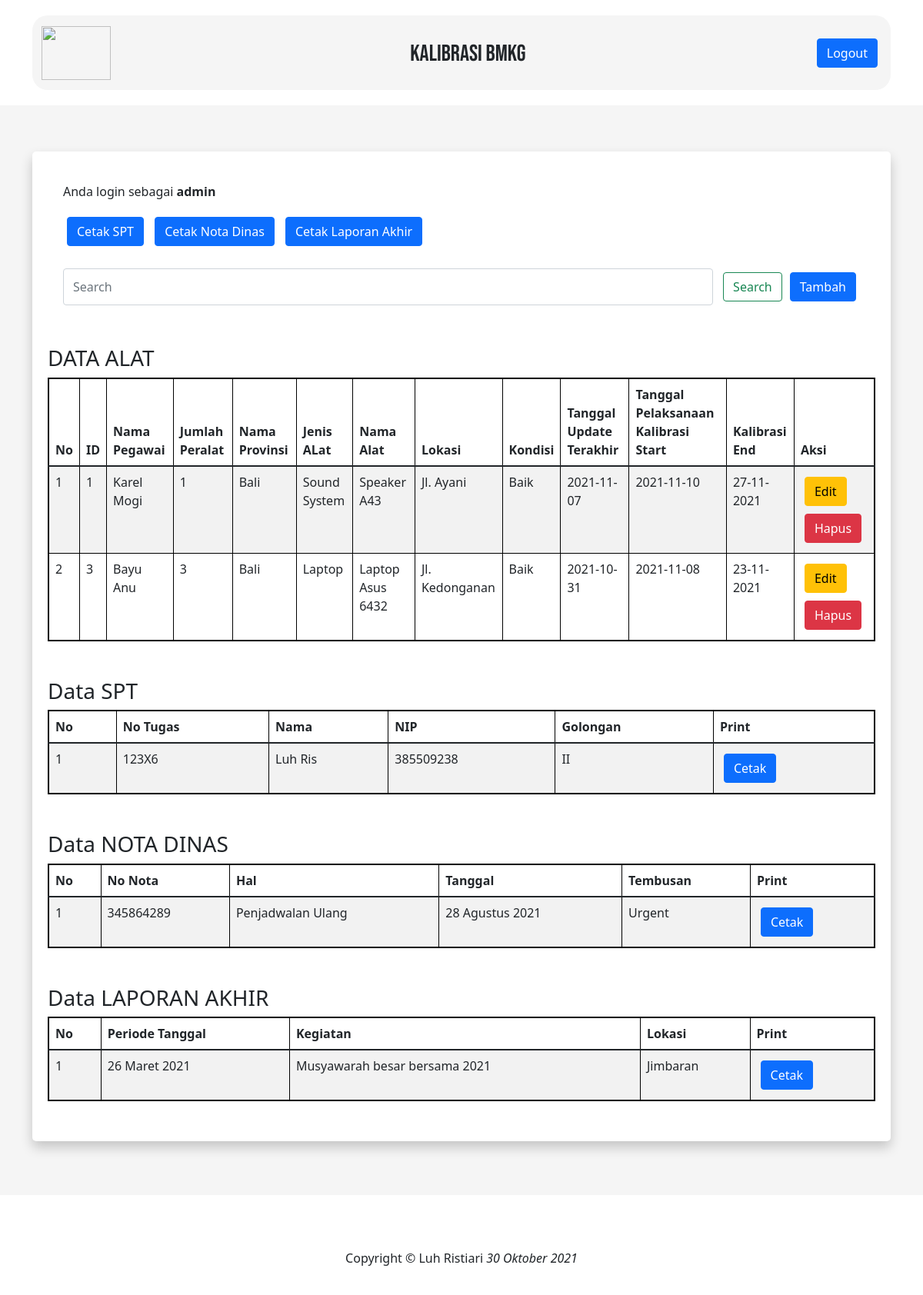
The page / (signed in) on the database its author committed.
### tables this page shows
CREATE TABLE `data_bmkg` (
  `id` int(11) NOT NULL,
  `pegawai` varchar(64) NOT NULL,
  `jumlah_peralatan` int(11) NOT NULL,
  `provinsi` varchar(64) NOT NULL,
  `jenis_alat` varchar(64) NOT NULL,
  `nama_alat` varchar(64) NOT NULL,
  `lokasi` varchar(64) NOT NULL,
  `kondisi` varchar(64) NOT NULL,
  `tanggal_update` date NOT NULL,
  `tanggal_pelaksanaan` date NOT NULL,
  `kalibrasi_end` varchar(64) NOT NULL
);

CREATE TABLE `spt` (
  `id` int(11) NOT NULL,
  `no-tugas` text NOT NULL,
  `nama` text NOT NULL,
  `nip` text NOT NULL,
  `gol` text NOT NULL,
  `jabatan-utama` text NOT NULL,
  `unit-kerja` text NOT NULL,
  `nama1` text NOT NULL,
  `nip1` text NOT NULL,
  `gol1` text NOT NULL,
  `jabatan1` text NOT NULL,
  `nama2` text NOT NULL,
  `nip2` text NOT NULL,
  `gol2` text NOT NULL,
  `jabatan2` text NOT NULL,
  `tugas` text NOT NULL,
  `lokasi` text NOT NULL,
  `lama` text NOT NULL,
  `tanggal-berangkat` text NOT NULL,
  `dana` text NOT NULL
);

CREATE TABLE `nota` (
  `id` int(11) NOT NULL,
  `nomor` text NOT NULL,
  `yth` text NOT NULL,
  `dari` text NOT NULL,
  `hal` text NOT NULL,
  `tanggal` text NOT NULL,
  `tembusan` text NOT NULL,
  `tugas` text NOT NULL,
  `lokasi` text NOT NULL,
  `selama` text NOT NULL,
  `tanggal-berangkat` text NOT NULL,
  `tanggal-kembali` text NOT NULL,
  `sumber-dana` text NOT NULL,
  `nama` text NOT NULL,
  `nip` text NOT NULL,
  `pangkat` text NOT NULL,
  `jabatan` text NOT NULL,
  `nama2` text NOT NULL,
  `nip2` text NOT NULL,
  `pangkat2` text NOT NULL,
  `jabatan2` text NOT NULL,
  `nama3` text NOT NULL,
  `nip3` text NOT NULL,
  `pangkat3` text NOT NULL,
  `jabatan3` text NOT NULL
);

CREATE TABLE `laporan` (
  `id` int(11) NOT NULL,
  `periode-tanggal` text NOT NULL,
  `judul-kegiatan` text NOT NULL,
  `pendahuluan` text NOT NULL,
  `pelaksana` text NOT NULL,
  `dasar-kegiatan` text NOT NULL,
  `lokasi` text NOT NULL,
  `lingkup-kegiatan` text NOT NULL,
  `hasil` text NOT NULL,
  `rekomendasi` text NOT NULL,
  `foto` text NOT NULL,
  `keterangan-foto` text NOT NULL
);

### index.php (the view, shortened to what this page needs)
<?php
$role = $_SESSION["role"];
require 'conn.php';
$result = mysqli_query($conn, "SELECT * FROM data_bmkg");
?>
<!doctype html>
<html lang="en">
  <head>
    <link href="https://cdn.jsdelivr.net/npm/bootstrap@5.1.3/dist/css/bootstrap.min.css" rel="stylesheet">
    <link href="src/style.css" rel="stylesheet">
  </head>
  <body>
  <?php require 'templates/navbar.php' ?>
<main>
    <div class="container">
        <div class="card">
        <div class="panel panel-default">
            <div class="panel-heading">
              <div class="mb-4">
              <p>Anda login sebagai <b><?= $_SESSION["role"] ?></b></p>
              <div class="my-3">
                <?php if($role == "admin") : ?>
                <a href="spt.php" type="button" class="btn btn-primary">Cetak SPT</a>
                <a href="nota-dinas.php" type="button" class="btn btn-primary">Cetak Nota Dinas</a>
                <a href="laporan-akhir.php" type="button" class="btn btn-primary">Cetak Laporan Akhir</a>
                <?php elseif ($role == "lab") : ?>
                <a href="nota-dinas.php" type="button" class="btn btn-primary">Cetak Nota Dinas</a>
                <?php elseif ($role == "tu") : ?>
                <a href="spt.php" type="button" class="btn btn-primary">Cetak SPT</a>
                <a href="laporan-akhir.php" type="button" class="btn btn-primary">Cetak Laporan Akhir</a>
                <?php endif; ?>
              </div>
              </div>
                <div class="my-3">
                  <form class="d-flex" method="post">
                      <input name="keyword" class="form-control me-2" type="search" placeholder="Search" aria-label="Search">
                      <button name="search" class="btn btn-outline-success" type="submit">Search</button>
                      <a href="tambah.php" type="button" class="btn btn-primary">Tambah</a>
                  </form>
                </div>
            </div>
        </div>
        <div class="table-responsive my-3">
          <h3>DATA ALAT</h3>
          <table class="table table-bordered table-hover table-striped">
            <thead>
                <tr>
                    <th>No</th>
                    <th>ID</th>
                    <th>Nama Pegawai</th>
                    <th>Jumlah Peralat</th>
                    <th>Nama Provinsi</th>
                    <th>Jenis ALat</th>
                    <th>Nama Alat</th>
                    <th>Lokasi</th>
                    <th>Kondisi</th>
                    <th>Tanggal Update Terakhir</th>
                    <th>Tanggal Pelaksanaan Kalibrasi Start</th>
                    <th>Kalibrasi End</th>
                    <th>Aksi</th>
                </tr>
            </thead>
            <tbody>
            <?php $i = 1; ?>
            <?php foreach ($result as $data) : ?>
              <tr>
                <td><?= $i++; ?></td>
                <td><?= nl2br($data["id"]) ?></td>
                <td><?= nl2br($data["pegawai"]) ?></td>
                <td><?= nl2br($data["jumlah_peralatan"]) ?></td>
                <td><?= nl2br($data["provinsi"]) ?></td>
                <td><?= nl2br($data["jenis_alat"]) ?></td>
                <td><?= nl2br($data["nama_alat"]) ?></td>
                <td><?= nl2br($data["lokasi"]) ?></td>
                <td><?= nl2br($data["kondisi"]) ?></td>
                <td><?= nl2br($data["tanggal_update"]) ?></td>
                <td><?= nl2br($data["tanggal_pelaksanaan"]) ?></td>
                <td><?= nl2br($data["kalibrasi_end"]) ?></td>
                <td>
                  <a href="edit.php?id=<?= $data['id'] ?>" type="button" class="btn btn-warning">Edit</a>
                  <a href="hapus.php?id=<?= $data['id'] ?>" type="button" class="btn btn-danger">Hapus</a>
                </td>
              </tr>
            <?php endforeach; ?>
            </tbody>
          </table>
        </div>
        <?php if($_SESSION['role'] == "admin") :  ?>
          <div class="my-3 table-responsive">
            <h3>Data SPT</h3>
            <table class="table table-bordered table-hover table-striped">
              <thead>
                  <tr>
                      <th>No</th>
                      <th>No Tugas</th>
                      <th>Nama</th>
                      <th>NIP</th>
                      <th>Golongan</th>
                      <th>Print</th>
                  </tr>
              </thead>
              <tbody>
              <?php
              $i = 1;
              $spt = mysqli_query($conn, "SELECT * FROM spt");
              ?>
              <?php foreach ($spt as $data) : ?>
                <tr>
                  <td><?= $i++; ?></td>
                  <td><?= nl2br($data["no-tugas"]) ?></td>
                  <td><?= nl2br($data["nama"]) ?></td>
                  <td><?= nl2br($data["nip"]) ?></td>
                  <td><?= nl2br($data["gol"]) ?></td>
                  <td>
                    <form action="print.php" method="post">
                      <button class="btn btn-primary" type="submit" name="cetak-spt">Cetak</button>
                    </form>
                  </td>
                </tr>
              <?php endforeach; ?>
              </tbody>
              </table>
          </div>
          <div class="my-3 table-responsive">
            <h3>Data NOTA DINAS</h3>
            <table class="table table-bordered table-hover table-striped">
              <thead>
                  <tr>
                      <th>No</th>
                      <th>No Nota</th>
                      <th>Hal</th>
                      <th>Tanggal</th>
                      <th>Tembusan</th>
                      <th>Print</th>
                  </tr>
              </thead>
              <tbody>
              <?php
              $i = 1;
              $nota = mysqli_query($conn, "SELECT * FROM nota");
              ?>
              <?php foreach ($nota as $data) : ?>
                <tr>
                  <td><?= $i++; ?></td>
                  <td><?= nl2br($data["nomor"]) ?></td>
                  <td><?= nl2br($data["hal"]) ?></td>
                  <td><?= nl2br($data["tanggal"]) ?></td>
                  <td><?= nl2br($data["tembusan"]) ?></td>
                  <td>
                    <form action="print.php" method="post">
                      <button class="btn btn-primary" type="submit" name="cetak-nota">Cetak</button>
                    </form>
                  </td>
                </tr>
              <?php endforeach; ?>
              </tbody>
              </table>
          </div>
          <div class="my-3 table-responsive">
            <h3>Data LAPORAN AKHIR</h3>
            <table class="table table-bordered table-hover table-striped">
              <thead>
                <tr>
                  <th>No</th>
                  <th>Periode Tanggal</th>
                  <th>Kegiatan</th>
                  <th>Lokasi</th>
                  <th>Print</th>
                </tr>
              </thead>
              <tbody>
                <?php
                $i = 1;
                $laporan = mysqli_query($conn, "SELECT * FROM laporan");
                ?>
                <?php foreach ($laporan as $data) : ?>
                <tr>
                  <td><?= $i++; ?></td>
                  <td><?= nl2br($data["periode-tanggal"]) ?></td>
                  <td><?= nl2br($data["judul-kegiatan"]) ?></td>
                  <td><?= nl2br($data["lokasi"]) ?></td>
                  <td>
                    <form action="print.php" method="post">
                      <button class="btn btn-primary" type="submit" name="cetak-laporan">Cetak</button>
                    </form>
                  </td>
                </tr>
                <?php endforeach; ?>
              </tbody>
            </table>
          </div>
        <?php endif; ?>
    </div>
</div>
</main>
<?php require 'templates/footer.php' ?>
  </body>
</html>

### templates/navbar.php
<div class="container">
  <nav class="navbar nav">
    <div class="container">
      <a class="navbar-brand" href="index.php">
        <img src="https://i.ibb.co/2jdyRKg/logo.png" alt="" width="90" height="70">
      </a>
      <p>Kalibrasi BMKG</p>
      <a href="logout.php" type="button" class="btn btn-primary">Logout</a>
    </div>
  </nav>
</div>

### templates/footer.php
<footer class="footer-wrapper">
    <p>Copyright &copy; Luh Ristiari <em class="pull-right">30 Oktober 2021</em></p>
</footer>

### src/style.css (style rules this page uses)
html, body { height: 100%; }
.nav { display: -ms-flexbox; display: flex; -ms-flex-align: center; background-color: white; background-color: #f5f5f5; border-radius: 20px; margin-top: 20px; margin-bottom: 20px; }
nav p { font-size: 30px; text-align: center; margin-top: 20px; font-family: 'Bebas Neue', cursive; }
main { display: -ms-flexbox; display: flex; -ms-flex-align: center; align-items: center; padding-top: 40px; padding-bottom: 40px; background-color: #f5f5f5; }
.card { box-shadow: 0 8px 16px 0 rgba(0, 0, 0, 0.2); border-radius: 5px; padding: 20px; margin-top: 20px; margin-bottom: 30px; background-color: white; border: 2px; }
.table { border: 2px solid black; width: 100%; }
.panel-heading { padding: 20px; }
.btn { margin: 5px; }
footer { background: white; margin-top: 50px; padding: 20px; }
footer p { text-align: center; }
.table-responsive { word-wrap: break-word; overflow-wrap: break-word; width: 100%; }
table td { padding: 0px 10px; word-wrap: break-word; overflow-wrap: break-word; vertical-align: top; }

### rows shown on the page
data_bmkg: id "1", pegawai "Karel Mogi", jumlah_peralatan "1", provinsi "Bali", jenis_alat "Sound System", nama_alat "Speaker A43", lokasi "Jl. Ayani", kondisi "Baik", tanggal_update "2021-11-07", tanggal_pelaksanaan "2021-11-10", kalibrasi_end "27-11-2021"
data_bmkg: id "3", pegawai "Bayu Anu", jumlah_peralatan "3", provinsi "Bali", jenis_alat "Laptop", nama_alat "Laptop Asus 6432", lokasi "Jl. Kedonganan", kondisi "Baik", tanggal_update "2021-10-31", tanggal_pelaksanaan "2021-11-08", kalibrasi_end "23-11-2021"
spt: value "123X6", nama "Luh Ris", nip "385509238", gol "II"
nota: nomor "345864289", hal "Penjadwalan Ulang", tanggal "28 Agustus 2021", tembusan "Urgent"
laporan: value "26 Maret 2021", value "Musyawarah besar bersama 2021", lokasi "Jimbaran"

### other values the page prints
$_SESSION["role"] "admin"
